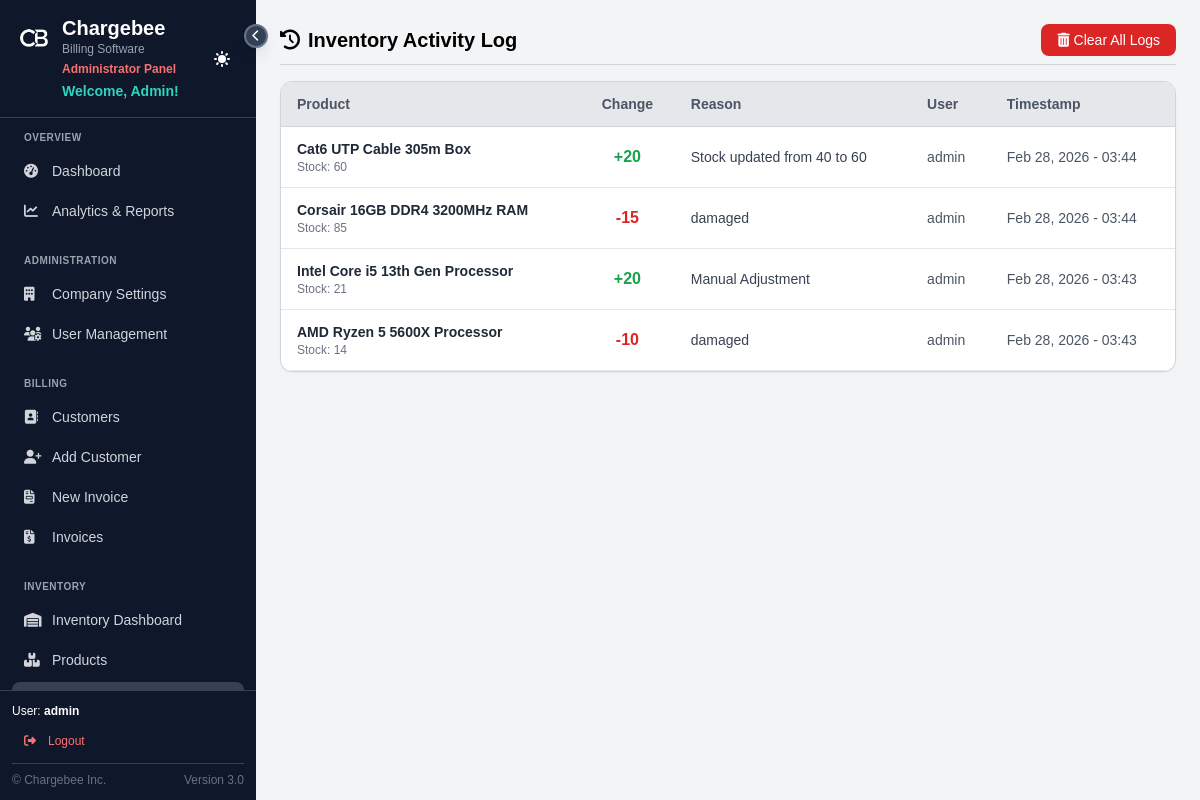
The app's page /inventory/recent-activity/ (signed in) with its own data.
### BillingSystem/billing/models.py (models this page shows, shortened)
class InventoryLog(models.Model):
    """Audit trail for stock adjustments"""
    product = models.ForeignKey(Product, related_name='inventory_logs', on_delete=models.SET_NULL, null=True, blank=True)
    product_name = models.CharField(max_length=100, blank=True, help_text="Product name cached for deleted products")
    change = models.IntegerField(help_text="Positive for addition, negative for deduction")
    reason = models.CharField(max_length=255, blank=True)
    user = models.ForeignKey('auth.User', on_delete=models.SET_NULL, null=True, blank=True)
    timestamp = models.DateTimeField(auto_now_add=True)

class Product(models.Model):
    name = models.CharField(max_length=100, unique=True)
    description = models.TextField(blank=True)
    price = models.DecimalField(max_digits=10, decimal_places=2, validators=[MinValueValidator(0)])
    stock = models.IntegerField(default=0, validators=[MinValueValidator(0)])
    hsn_code = models.CharField(max_length=20, blank=True, default="8517")
    gst_rate = models.DecimalField(max_digits=5, decimal_places=2, default=0.00, validators=[MinValueValidator(0)]) # e.g. 18.00 means 18%
    discount = models.DecimalField(max_digits=5, decimal_places=2, default=0.00, validators=[MinValueValidator(0)], help_text="Discount percentage")
    company = models.ForeignKey(Company, on_delete=models.CASCADE, null=True, blank=True, related_name='products')
    category = models.ForeignKey('ProductCategory', on_delete=models.SET_NULL, null=True, blank=True, related_name='products')
    low_stock_threshold = models.IntegerField(default=5, help_text="Alert when stock falls below this level")

### BillingSystem/billing/views.py (the view)
# urls.py: path('inventory/recent-activity/', RecentActivityView.as_view(), name='recent_activity'),
class RecentActivityView(LoginRequiredMixin, TemplateView):
    template_name = 'admin_panel/inventory_activity_log.html'
    def dispatch(self, request, *args, **kwargs):
        if hasattr(request.user, 'role') and request.user.role.role == 'client':
            return redirect('product_list')
        return super().dispatch(request, *args, **kwargs)
    def get_context_data(self, **kwargs):
        context = super().get_context_data(**kwargs)
        context['recent_logs'] = InventoryLog.objects.filter(user__isnull=False).order_by('-timestamp')
        return context

### templates/admin_panel/inventory_activity_log.html (shortened to what this page needs)
{% extends 'general/base.html' %}
{% load static %}
{% block content %}
<div class="flex justify-between items-center mb-4 pb-2 border-b border-gray-300 page-header-sticky">
    <h2 class="text-xl font-bold"><i class="fas fa-history mr-2"></i>Inventory Activity Log</h2>
    <a href="{% url 'clear_inventory_logs' %}"
       onclick="event.preventDefault(); showConfirm('Are you sure you want to clear all recent activity logs?', () => window.location.href = this.href);"
       class="bg-red-600 hover:bg-red-700 text-white px-4 py-1.5 text-sm rounded-lg">
        <i class="fas fa-trash-alt"></i> Clear All Logs
    </a>
</div>
<div class="bg-white border border-gray-300 rounded-xl overflow-hidden shadow-sm">
    {% if recent_logs %}
    <div class="overflow-x-auto">
        <table class="w-full text-sm">
            <thead>
                <tr class="text-gray-600 border-b border-gray-300 bg-gray-200">
                    <th class="text-left px-4 py-3 font-semibold">Product</th>
                    <th class="text-center px-4 py-3 font-semibold">Change</th>
                    <th class="text-left px-4 py-3 font-semibold">Reason</th>
                    <th class="text-left px-4 py-3 font-semibold">User</th>
                    <th class="text-left px-4 py-3 font-semibold">Timestamp</th>
                </tr>
            </thead>
            <tbody>
                {% for log in recent_logs %}
                <tr class="border-b border-gray-200 hover:bg-gray-50">
                    <td class="px-4 py-3">
                        <div class="font-bold text-gray-800">{{ log.product.name|default:log.product_name }}</div>
                        <div class="text-gray-500 text-xs">Stock: {{ log.product.stock }}</div>
                    </td>
                    <td class="px-4 py-3 text-center">
                        <span class="font-bold text-base {% if log.change > 0 %}text-green-600{% else %}text-red-600{% endif %}">
                            {% if log.change > 0 %}+{% endif %}{{ log.change }}
                        </span>
                    </td>
                    <td class="px-4 py-3 text-gray-700">{{ log.reason }}</td>
                    <td class="px-4 py-3 text-gray-600">
                        {% if log.user %}
                            {{ log.user.username }}
                        {% else %}
                            <span class="text-gray-400">System</span>
                        {% endif %}
                    </td>
                    <td class="px-4 py-3 text-gray-600">
                        {{ log.timestamp|date:"M d, Y - H:i" }}
                    </td>
                </tr>
                {% endfor %}
            </tbody>
        </table>
    </div>
    {% else %}
    <div class="text-center text-gray-400 py-16">
        <i class="fas fa-history text-6xl mb-4"></i>
        <p class="text-lg">No recent activity</p>
        <p class="text-sm mt-2">Stock movements and adjustments will appear here</p>
    </div>
    {% endif %}
</div>
{% endblock %}

### templates/general/base.html (shortened to what this page needs)
{% load static %}
<!DOCTYPE html>
<html lang="en">
<head>
    <script src="https://cdn.tailwindcss.com"></script>
    <link rel="stylesheet" href="{% static 'css/main.css' %}">
    <link rel="stylesheet" href="https://cdnjs.cloudflare.com/ajax/libs/font-awesome/6.4.0/css/all.min.css">
</head>
<body class="bg-gray-100 h-screen overflow-hidden">
    <div class="flex h-screen">
        <aside id="sidebar" class="{% if user.role.role == 'client' %}bg-indigo-950{% else %}bg-slate-900{% endif %} text-white flex flex-col relative z-50">
            <button id="toggleSidebar" onclick="toggleSidebar()" class="absolute -right-3 top-6 z-50 bg-slate-700 hover:bg-slate-600 text-white w-6 h-6 rounded-full flex items-center justify-center shadow-lg border-2 border-slate-500" title="Toggle Sidebar">
                <i class="fas fa-chevron-left text-xs"></i>
            </button>
            <div class="p-4 border-b border-gray-700 flex justify-between items-center">
                <div class="sidebar-header-content">
                    <a href="{% url 'dashboard' %}" class="hover:opacity-80 transition-opacity flex items-center gap-2.5">
                        <img src="{% static 'favicon.png' %}" alt="CB Logo" class="w-9 h-9 rounded-lg">
                        <div>
                            <h1 class="text-xl font-bold leading-tight">Chargebee</h1>
                            <p class="text-xs text-gray-400">Billing Software</p>
                        </div>
                    </a>
                    <div class="pl-[46px]">
                        {% if user.role.role == 'client' %}
                        <p class="text-xs text-sky-300 font-medium mt-1" style="font-weight: bold;">Client Panel</p>
                        {% elif user.is_superuser %}
                        <p class="text-xs text-red-400 font-medium mt-1" style="font-weight: bold;">Administrator Panel</p>
                        {% endif %}
                        <p class="text-sm text-teal-400 mt-1 font-semibold">Welcome, {{ user.username|title }}!</p>
                    </div>
                </div>
                <div class="sidebar-header-content">
                    <button onclick="toggleTheme()" class="p-2 hover:bg-gray-700 rounded-lg" title="Toggle Theme">
                    </button>
                </div>
            </div>
            <nav class="flex-1 p-3 overflow-y-auto">
                <div class="mb-6">
                    <p class="px-3 text-[10px] font-bold text-gray-400 uppercase tracking-wider mb-2 sidebar-section-title">Overview</p>
                    <a href="{% url 'dashboard' %}" data-tooltip="Dashboard" class="flex items-center px-3 py-2 text-sm {% if request.resolver_match.url_name == 'dashboard' %}bg-gray-700 text-white rounded-lg{% else %}text-gray-300 hover:bg-gray-700 hover:text-white rounded-lg{% endif %}"><i class="fas fa-tachometer-alt w-5 mr-2"></i><span class="sidebar-text">Dashboard</span></a>
                    {% if user.role.role != 'client' %}<a href="{% url 'admin_panel' %}" data-tooltip="Analytics & Reports" class="flex items-center px-3 py-2 text-sm mt-1 {% if request.resolver_match.url_name == 'admin_panel' %}bg-gray-700 text-white rounded-lg{% else %}text-gray-300 hover:bg-gray-700 hover:text-white rounded-lg{% endif %}"><i class="fas fa-chart-line w-5 mr-2"></i><span class="sidebar-text">Analytics & Reports</span></a>{% endif %}
                </div>
                {% if user.is_superuser %}
                <div class="mb-6">
                    <p class="px-3 text-[10px] font-bold text-gray-400 uppercase tracking-wider mb-2 sidebar-section-title">Administration</p>
                    <a href="{% url 'company_settings' %}" data-tooltip="Company Settings" class="flex items-center px-3 py-2 text-sm mt-1 {% if request.resolver_match.url_name == 'company_settings' %}bg-gray-700 text-white rounded-lg{% else %}text-gray-300 hover:bg-gray-700 hover:text-white rounded-lg{% endif %}"><i class="fas fa-building w-5 mr-2"></i><span class="sidebar-text">Company Settings</span></a>
                    <a href="{% url 'user_management' %}" data-tooltip="User Management" class="flex items-center px-3 py-2 text-sm mt-1 {% if request.resolver_match.url_name in 'user_management,user_create,user_update' %}bg-gray-700 text-white rounded-lg{% else %}text-gray-300 hover:bg-gray-700 hover:text-white rounded-lg{% endif %}"><i class="fas fa-users-cog w-5 mr-2"></i><span class="sidebar-text">User Management</span></a>
                </div>
                {% endif %}
                <div class="mb-6">
                    <p class="px-3 text-[10px] font-bold text-gray-400 uppercase tracking-wider mb-2 sidebar-section-title">Billing</p>
                    {% if not user.role.role == 'client' %}
                    <a href="{% url 'customer_list' %}" data-tooltip="Customers" class="flex items-center px-3 py-2 text-sm mt-1 {% if request.resolver_match.url_name == 'customer_list' %}bg-gray-700 text-white rounded-lg{% else %}text-gray-300 hover:bg-gray-700 hover:text-white rounded-lg{% endif %}"><i class="fas fa-address-book w-5 mr-2"></i><span class="sidebar-text">Customers</span></a>
                    <a href="{% url 'customer_create' %}" data-tooltip="Add Customer" class="flex items-center px-3 py-2 text-sm mt-1 {% if request.resolver_match.url_name == 'customer_create' %}bg-gray-700 text-white rounded-lg{% else %}text-gray-300 hover:bg-gray-700 hover:text-white rounded-lg{% endif %}"><i class="fas fa-user-plus w-5 mr-2"></i><span class="sidebar-text">Add Customer</span></a>
                    <a href="{% url 'invoice_create' %}" data-tooltip="New Invoice" class="flex items-center px-3 py-2 text-sm mt-1 {% if request.resolver_match.url_name == 'invoice_create' %}bg-gray-700 text-white rounded-lg{% else %}text-gray-300 hover:bg-gray-700 hover:text-white rounded-lg{% endif %}"><i class="fas fa-file-invoice w-5 mr-2"></i><span class="sidebar-text">New Invoice</span></a>
                    {% endif %}
                    <a href="{% url 'invoice_list' %}" data-tooltip="Invoices" class="flex items-center px-3 py-2 text-sm mt-1 {% if 'invoices' in request.path and request.resolver_match.url_name != 'invoice_create' %}bg-gray-700 text-white rounded-lg{% else %}text-gray-300 hover:bg-gray-700 hover:text-white rounded-lg{% endif %}"><i class="fas fa-file-invoice-dollar w-5 mr-2"></i><span class="sidebar-text">Invoices</span></a>
                </div>
                <div class="mb-6">
                    <p class="px-3 text-[10px] font-bold text-gray-400 uppercase tracking-wider mb-2 sidebar-section-title">Inventory</p>
                    {% if not user.role.role == 'client' %}
                    <a href="{% url 'inventory_dashboard' %}" data-tooltip="Inventory Dashboard" class="flex items-center px-3 py-2 text-sm mt-1 {% if request.resolver_match.url_name == 'inventory_dashboard' %}bg-gray-700 text-white rounded-lg{% else %}text-gray-300 hover:bg-gray-700 hover:text-white rounded-lg{% endif %}"><i class="fas fa-warehouse w-5 mr-2"></i><span class="sidebar-text">Inventory Dashboard</span></a>
                    {% endif %}
                    <a href="{% url 'product_list' %}" data-tooltip="Products" class="flex items-center px-3 py-2 text-sm mt-1 {% if 'products' in request.path %}bg-gray-700 text-white rounded-lg{% else %}text-gray-300 hover:bg-gray-700 hover:text-white rounded-lg{% endif %}"><i class="fas fa-boxes w-5 mr-2"></i><span class="sidebar-text">Products</span></a>
                    {% if not user.role.role == 'client' %}
                    <a href="{% url 'recent_activity' %}" data-tooltip="Recent Activity" class="flex items-center px-3 py-2 text-sm mt-1 {% if request.resolver_match.url_name == 'recent_activity' %}bg-gray-700 text-white rounded-lg{% else %}text-gray-300 hover:bg-gray-700 hover:text-white rounded-lg{% endif %}"><span class="sidebar-text">Recent Activity</span></a>
                    {% endif %}
                </div>
            </nav>
            <div class="p-3 border-t border-gray-700 text-xs sidebar-footer">
                <div class="sidebar-footer-text mb-2">
                    <span>User: <strong>{{ user.username }}</strong></span>
                </div>
                <form method="post" action="{% url 'logout' %}" class="sidebar-footer-text">
                    <button type="submit" class="flex items-center gap-2 w-full px-2 py-1.5 text-red-400 hover:text-red-300 hover:bg-red-400/10 rounded-lg transition-colors" title="Logout">
                        <i class="fas fa-sign-out-alt w-5 text-center"></i>
                        <span class="sidebar-text">Logout</span>
                    </button>
                </form>
                <div class="flex items-center justify-between mt-2 pt-2 border-t border-gray-700 text-gray-500 sidebar-footer-text">
                    <a href="{% url 'about' %}" target="_blank" rel="noopener noreferrer" class="hover:text-gray-300 transition-colors">&copy; Chargebee Inc.</a>
                    <div>Version 3.0</div>
                </div>
            </div>
        </aside>
        <main class="flex-1 overflow-y-auto">
            <div class="p-6">
                {% block content %}
                {% endblock %}
            </div>
        </main>
    </div>
</body>
</html>

### static/css/main.css (style rules this page uses)
body { font-family: Arial, sans-serif; font-size: 13px; }
table { font-size: 12px; }
.page-header-sticky { position: sticky; top: 0; z-index: 40; background-color: #f3f4f6; margin-top: -1.5rem; padding-top: 1.5rem; }

### templates/general/base.html (style rules this page uses)
body { transition: background-color 0.3s ease, color 0.3s ease; }
#sidebar { width: 256px; min-width: 256px; transition: width 0.3s cubic-bezier(0.4, 0, 0.2, 1), min-width 0.3s cubic-bezier(0.4, 0, 0.2, 1); }
#sidebar .sidebar-text { opacity: 1; transition: opacity 0.2s ease 0.1s; white-space: nowrap; }
#sidebar .sidebar-header-content { opacity: 1; visibility: visible; transition: opacity 0.2s ease 0.1s, visibility 0s linear 0s; white-space: nowrap; overflow: hidden; }
#sidebar .sidebar-section-title { opacity: 1; transition: opacity 0.2s ease 0.1s; white-space: nowrap; overflow: hidden; }
#sidebar .sidebar-footer-text { transition: opacity 0.2s ease 0.1s; white-space: nowrap; overflow: hidden; }
#toggleSidebar { transition: transform 0.3s ease; }

### records on screen
InventoryLog: product.name "Cat6 UTP Cable 305m Box", product.stock "60", change "20", reason "Stock updated from 40 to 60", user.username "admin", timestamp "Feb 28, 2026 - 03:44"
InventoryLog: product.name "Corsair 16GB DDR4 3200MHz RAM", product.stock "85", change "-15", reason "damaged", user.username "admin", timestamp "Feb 28, 2026 - 03:44"
InventoryLog: product.name "Intel Core i5 13th Gen Processor", product.stock "21", change "20", reason "Manual Adjustment", user.username "admin", timestamp "Feb 28, 2026 - 03:43"
InventoryLog: product.name "AMD Ryzen 5 5600X Processor", product.stock "14", change "-10", reason "damaged", user.username "admin", timestamp "Feb 28, 2026 - 03:43"

### other values on screen
{{ user.username|title }} "Admin"
{{ user.username }} "admin"
